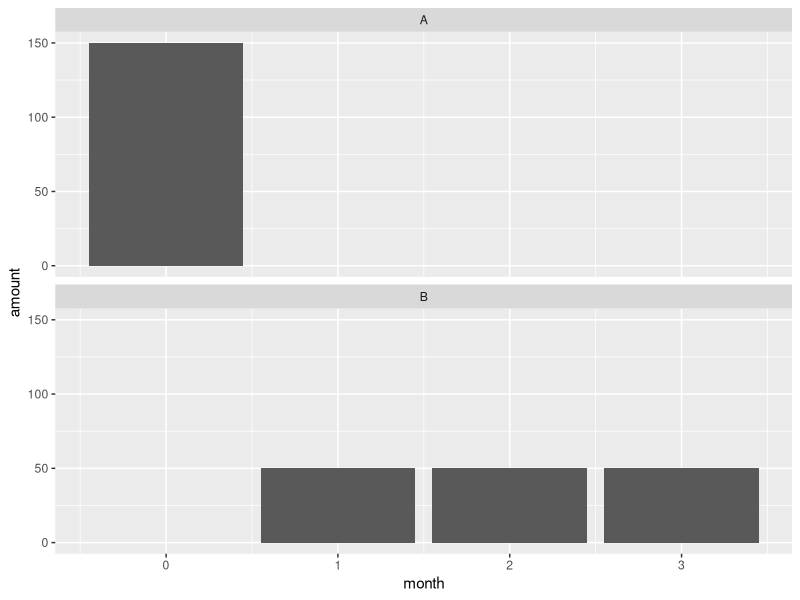
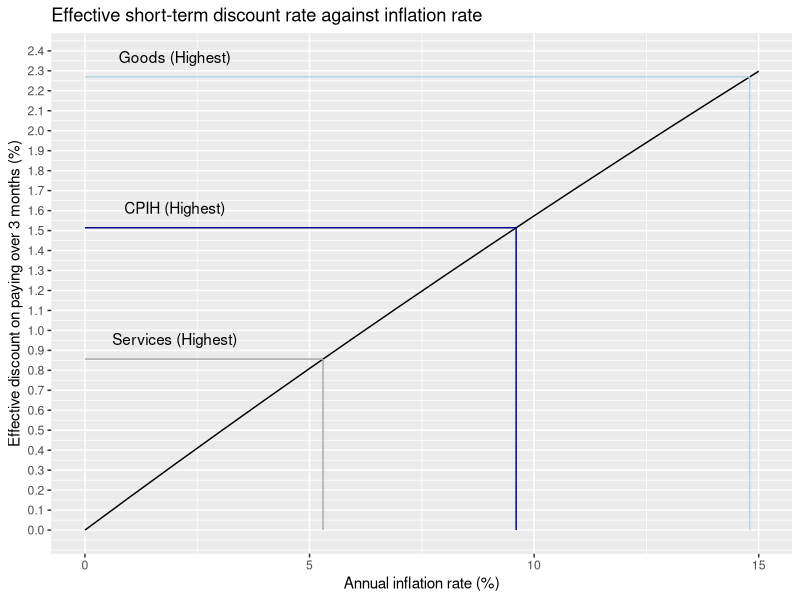
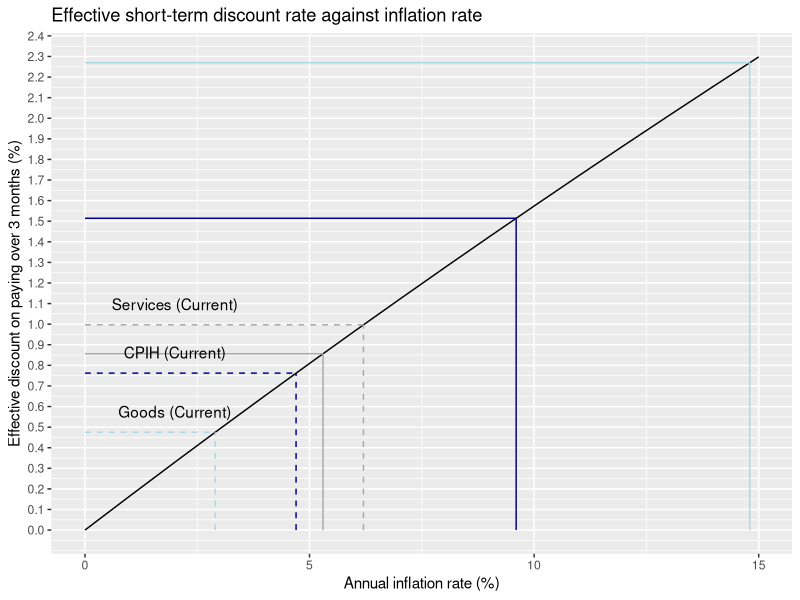

Here is the R script that generated these plots, in order:
## ---- chunk 1
library(tidyverse)
df <- tribble(
  ~option, ~month, ~amount,
  "A", 0, 150,
  "A", 1, 0,
  "A", 2, 0,
  "A", 3, 0,
  "B", 0, 0,
  "B", 1, 50,
  "B", 2, 50,
  "B", 3, 50
)

df |> 
  ggplot(aes(month, amount)) + 
  geom_col() + 
  facet_wrap(~ option, nrow = 2)

## ---- chunk 2
annual_to_monthly <- function(x) {(1 + x)^(1/12) -1}

annual_inflation <- 0.10
monthly_inflation <- annual_to_monthly(annual_inflation)

index0 <- 1
index1 <- index0 / (1 + monthly_inflation)
index2 <- index1 / (1 + monthly_inflation)
index3 <- index2 / (1 + monthly_inflation)

df <- tibble(
  month = 0:3, 
  index = c(index0, index1, index2, index3)
)

df
## ---- chunk 3
df2 <- df |> 
  mutate(
    amount = c(0, 50, 50, 50)
  ) |> 
  mutate(npv_amount = amount * index)

df2
## ---- chunk 4

calc_npv_discount <- function(ry, total = 150) { 
  annual_to_monthly <- function(x) {(1 + x)^(1/12) -1}
  
  rm <- annual_to_monthly(ry)
  index0 <- 1
  index1 <- index0 / (1 + rm)
  index2 <- index1 / (1 + rm)
  index3 <- index2 / (1 + rm)

  npv_amt1 <- (total / 3) * index1
  npv_amt2 <- (total / 3) * index2
  npv_amt3 <- (total / 3) * index3
  
  
  1 - sum(npv_amt1, npv_amt2, npv_amt3) / total
}

df <- 
  tibble(
    annual_rate = seq(0, 0.15, by = 0.01)
  ) |> 
  mutate(
    effective_discount = map_dbl(annual_rate, calc_npv_discount)
  )

gg <- 
  df |> 
    ggplot(aes(100 * annual_rate, 100 * effective_discount)) + 
    geom_line() + 
    labs(x = "Annual inflation rate (%)", 
         y = "Effective discount on paying over 3 months (%)",
         title = "Effective short-term discount rate against inflation rate"
         ) + 
    scale_y_continuous(breaks = seq(0, 15, by = 0.1)) +
    annotate("segment", x = 14.8, xend = 14.8, colour = "lightblue", y = 0, yend = 100 * calc_npv_discount(0.148)) +
    annotate("segment", x = 0, xend = 100 * 0.148, colour = "lightblue", y = 100 * calc_npv_discount(0.148), yend = 100 * calc_npv_discount(0.148)) +
    annotate("segment", x = 9.6, xend = 9.6, colour = "darkblue", y = 0, yend = 100 * calc_npv_discount(0.096)) +
    annotate("segment", x = 0, xend = 100 * 0.096, colour = "darkblue", y = 100 * calc_npv_discount(0.096), yend = 100 * calc_npv_discount(0.096)) +
    annotate("segment", x = 5.3, xend = 5.3, colour = "darkgrey", y = 0, yend = 100 * calc_npv_discount(0.053)) +
    annotate("segment", x = 0, xend = 100 * 0.053, colour = "darkgrey", y = 100 * calc_npv_discount(0.053), yend = 100 * calc_npv_discount(0.053)) 
    
gg +
    annotate("text", 
             x = 2, y = 0.1 + 100 * calc_npv_discount(0.148),
             label = "Goods (Highest)"
    ) + 
    annotate("text", 
             x = 2, y = 0.1 + 100 * calc_npv_discount(0.096),
             label = "CPIH (Highest)"
    ) + 
    annotate("text", 
             x = 2, y = 0.1 + 100 * calc_npv_discount(0.053),
             label = "Services (Highest)"
    )  
## ---- chunk 5
gg + 
  annotate("segment", x = 2.9, xend = 2.9, colour = "lightblue", linetype = "dashed", y = 0, yend = 100 * calc_npv_discount(0.029)) +
  annotate("segment", x = 0, xend = 100 * 0.029, colour = "lightblue", linetype = "dashed", y = 100 * calc_npv_discount(0.029), yend = 100 * calc_npv_discount(0.029)) +
  annotate("text", 
           x = 2, y = 0.1 + 100 * calc_npv_discount(0.029),
           label = "Goods (Current)"
  ) + 
  annotate("segment", x = 4.7, xend = 4.7, colour = "darkblue", linetype = "dashed", y = 0, yend = 100 * calc_npv_discount(0.047)) +
  annotate("segment", x = 0, xend = 100 * 0.047, colour = "darkblue", linetype = "dashed", y = 100 * calc_npv_discount(0.047), yend = 100 * calc_npv_discount(0.047)) +
  annotate("text", 
           x = 2, y = 0.1 + 100 * calc_npv_discount(0.047),
           label = "CPIH (Current)"
  ) + 
  annotate("segment", x = 6.2, xend = 6.2, colour = "darkgrey", linetype = "dashed", y = 0, yend = 100 * calc_npv_discount(0.062)) +
  annotate("segment", x = 0, xend = 100 * 0.062, colour = "darkgrey", linetype="dashed", y = 100 * calc_npv_discount(0.062), yend = 100 * calc_npv_discount(0.062)) +
  annotate("text", 
           x = 2, y = 0.1 + 100 * calc_npv_discount(0.062),
           label = "Services (Current)"
  )  
